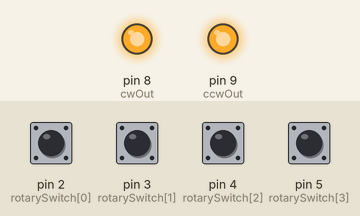
Simulated run of this sketch. Board: Arduino Uno, built with avr-gcc and run on an emulated ATmega328P. Shown: output pins drawn as LEDs (lit = HIGH). The inputs (shaded band) are chosen by the test bench; at power-on: pin 2 (rotarySwitch[0]), pin 3 (rotarySwitch[1]), pin 4 (rotarySwitch[2]), pin 5 (rotarySwitch[3]) HIGH.

Above: at 1.2 s.
1.3 s: pin 2 (rotarySwitch[0]) pulled LOW for 0.15 s
At 2.6 s:
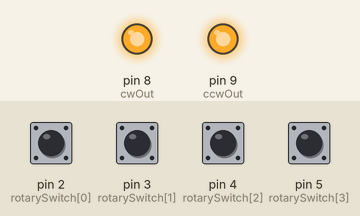
2.9 s: pin 5 (rotarySwitch[3]) pulled LOW for 0.15 s
At 3.9 s:
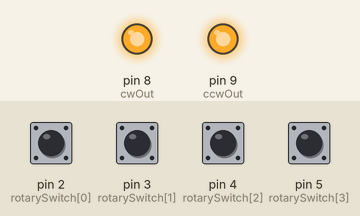
Timing chart, 0 to 5.9 s (numbered marks = the images above; inputs shaded):
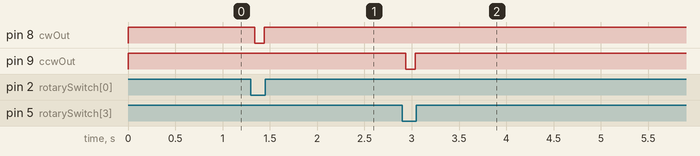

The sketch:

Rotary_Joystick_To_MAME_4pin.ino
```cpp
// LS-30 Rotary Joystick to MAME Interface
// Reads the 12 rotary switches and detects when the position has changed.
// Generates a momentary output pulse to indicate a clockwise or
// counter-clockwise movement has occurred.
//
// MAME is configured to take CW/CCW inputs to play arcade games that used
// these joysticks with 12 inputs so this adapter is required to translate
// the joystick switches into usable rotation signals for MAME.
//
// Target Hardware:  Arduino Uno
//                   Rotary Joystick with 12 position switch and common connection
//
// Connections:
// Joystick Harness Pin     Arduino Pin
// 1, 5, 9                      2
// 2, 6, 10                     3
// 3, 7, 11                     4
// 4, 8, 12                     5
// 13                          GND
//
// Outputs:
// Clockwise                    8
// Counter-Clockwise            9
//
// Required libraries and board files:
// Bounce2               switch debouncer                 https://github.com/thomasfredericks/Bounce2
//
// Gadget Reboot
// https://www.youtube.com/gadgetreboot


#define DEBUG 0

#include <Bounce2.h>

#define debounceTime 40                                     // switch debounce in ms
#define cwOut         8                                     // cw  output pin
#define ccwOut        9                                     // ccw output pin
#define numInputs     4                                     // use 4 inputs to read the rotary switches
const uint8_t rotarySwitch[numInputs] = {2, 3, 4, 5};       // digital inputs for rotary switches

byte lastState = 0;      // previous stored joystick reading
byte curState  = 0;      // current joystick reading to evaluate against last reading
bool cw        = false;  // detected a clockwise rotation
bool ccw       = false;  // detected a counter-clockwise rotation
bool outputOn  = false;  // a cw or ccw output is currently being asserted (controlled by a timer)
unsigned long outputOnTime = 100; // duration to assert outputs, in mS. keyboard encoder needed a long press time
unsigned long outputTimer  = 0;   // timer for asserting outputs for required time lapse

#if Debug
byte debugCount = 0;     // for debug purposes, how many rotations detected since power on?
#endif

Bounce * buttons = new Bounce[numInputs];

void setup() {

#if Debug
  Serial.begin(9600);
  Serial.println("\nStart...\n");
#endif

  // outputs must idle high and assert active low
  // configure cw/ccw outputs by first setting them high,
  // then set them as outputs so they will be guaranteed high
  digitalWrite(cwOut, 1);
  digitalWrite(ccwOut, 1);
  pinMode(cwOut, OUTPUT);
  pinMode(ccwOut, OUTPUT);

  for (int i = 0; i < numInputs; i++) {
    buttons[i].attach( rotarySwitch[i] , INPUT_PULLUP  ); // setup the bounce instance for the current button
    buttons[i].interval(debounceTime);                    // debounce interval in ms
  }

  // take an initial reading of the rotary switches
  for (int i = 0; i < numInputs; i++)  {
    buttons[i].update();                                  // update the switch status
    if (buttons[i].read() == LOW) {                       // if a switch was grounded, update the status register
      bitSet(curState, i);
    }
  }

  lastState = curState;  // make last and current readings identical to avoid a false output trigger on power up

#if Debug
  Serial.print("Last Reading:  ");
  Serial.println(lastState, BIN);
  Serial.print("Cur  Reading:  ");
  Serial.println(curState, BIN);
#endif

}  // end setup()


void loop() {

  readJoystick();        // read the current rotary switch states into curState register
  processJoystick();     // determine if a rotation has occurred and set a flag if so

  if (cw | ccw) {        // if a rotation has been flagged, generate required output pulse
    generateOutput();
  }

  // if an output is being asserted and the timer has lapsed,
  // stop asserting the output
  if ( (outputOn) && (millis() > outputTimer + outputOnTime) ) {
    cancelOutput();
  }
}  // end loop()


// read the joystick rotary switches into the curState register
void readJoystick() {

  for (int i = 0; i < numInputs; i++)  {
    buttons[i].update();                   // update the debouncer status
    if (buttons[i].fell()) {               // if a switch was grounded, update the status register
      curState = 0;                        // clear the register and re-build it from current switch reading
      bitSet(curState, i);
    }
  }
}  // end readJoystick()


// check if rotary switches are different from last saved reading
// and set the appropriate flag for the detected rotation
void processJoystick() {

  int diff = (lastState - curState);  // check for a difference in joystick readings

  // clockwise rotation has occurred
  if ( ((diff < 0) && !((lastState == B0001) && (curState == B1000))) |
       ((diff > 0) && (lastState == B1000) && (curState == B0001)) ) {
#if Debug
    Serial.println("-----");
    Serial.println("CW Detected - Process Joystick");
    Serial.print("Last Reading:  ");
    Serial.println(lastState, BIN);
    Serial.print("Cur  Reading:  ");
    Serial.println(curState, BIN);
    Serial.println();
#endif
    cw = true;
  }

  // counter-clockwise rotation has occurred
  if ( ((diff > 0) && !((lastState == B1000) && (curState == B0001))) |
       ((diff < 0) && (lastState == B0001) && (curState == B1000)) ) {
#if Debug
    Serial.println("-----");
    Serial.println("CCW Detected - Process Joystick");
    Serial.print("Last Reading:  ");
    Serial.println(lastState, BIN);
    Serial.print("Cur  Reading:  ");
    Serial.println(curState, BIN);
    Serial.println();
#endif
    ccw = true;
  }

  // update the last joystick reading if there's a new position
  if (cw | ccw)
    lastState = curState;

}  // end processJoystick()


// assert the cw or ccw output signals low to indicate the direction of rotation.
void generateOutput() {

  if (cw) {
#if Debug
    Serial.println("Generating CW Out");
#endif
    digitalWrite(cwOut, 0);
    cw = false;
  }

  if (ccw) {
#if Debug
    Serial.println("Generating CCW Out");
#endif
    digitalWrite(ccwOut, 0);
    ccw = false;
  }
  outputOn = true;
  outputTimer = millis();   // reset timer for asserted output signal
}  // end generateOutput()


// cancel active output flag and stop asserting outputs, letting them idle high
void cancelOutput() {

#if Debug
  debugCount += 1;
  Serial.println("Clearing Outputs");
  Serial.print("Count: ");
  Serial.println(debugCount);
  Serial.println("-----");
#endif

  digitalWrite(cwOut, 1);
  digitalWrite(ccwOut, 1);
  outputOn = false;
}  // end cancelOutput()
```

Measured:
- after the input at 1.3 s, pin 8 (cwOut): HIGH → LOW at once, → HIGH 0.10 s later
- after the input at 2.9 s, pin 9 (ccwOut): HIGH → LOW at once, → HIGH 0.10 s later
